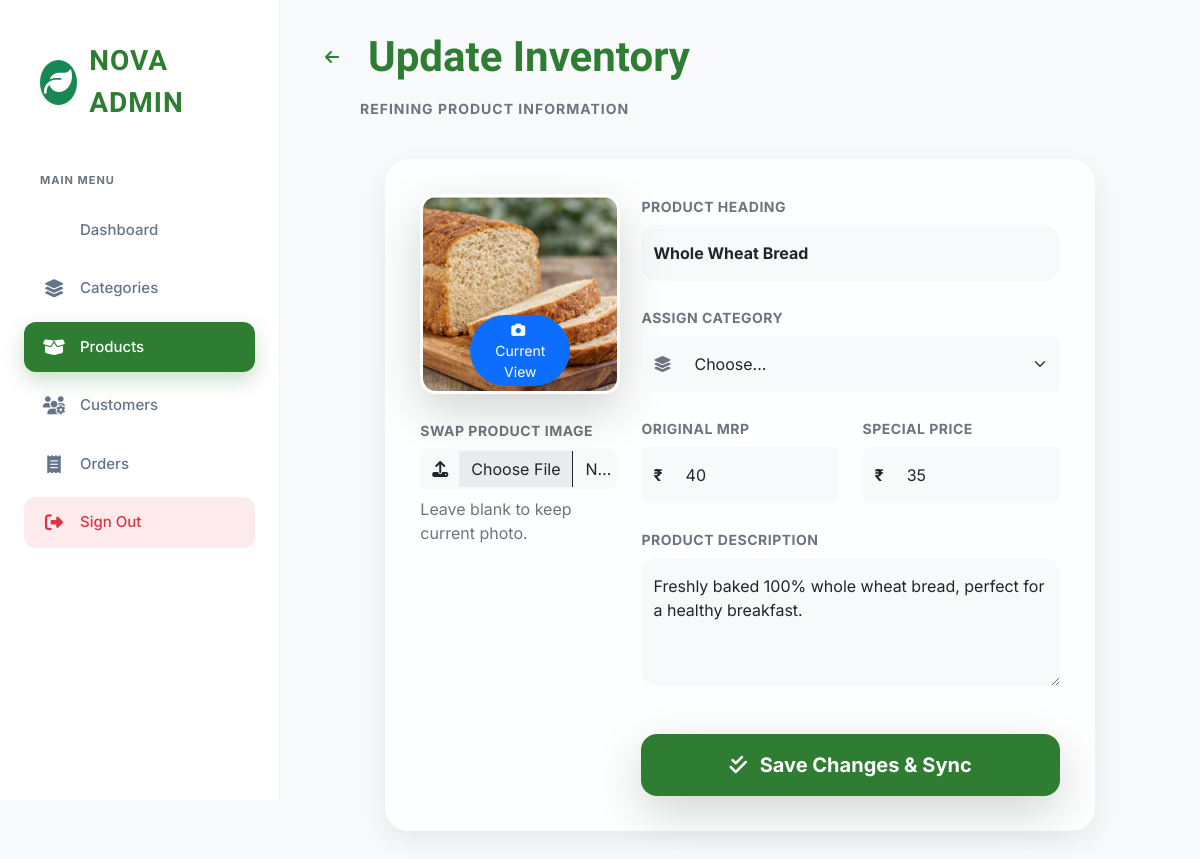
Page /proudp.php?uid=12 on the committed database.
### tables this page shows
CREATE TABLE `tblpro` (
  `productid` int(11) NOT NULL,
  `title` varchar(50) NOT NULL,
  `mrp` int(11) NOT NULL,
  `price` int(11) NOT NULL,
  `categoryid` int(11) DEFAULT NULL,
  `des` varchar(200) NOT NULL,
  `img` varchar(500) NOT NULL
);

### proudp.php (the view, shortened to what this page needs)
<?php include 'admintop.php'; ?>
<?php
$pid = $_GET['uid'];
$p_qry = mysqli_query($con, "SELECT * FROM tblpro WHERE productid='$pid'");
$pinfo = mysqli_fetch_array($p_qry);
?>
<div class="row mb-4">
    <div class="col-md-12">
        <div class="d-flex align-items-center gap-3 mb-3">
            <a href="products.php" class="btn btn-light rounded-circle p-2 d-flex align-items-center justify-content-center" style="width: 40px; height: 40px; color: var(--primary);">
                <i class="fa-solid fa-arrow-left"></i>
            </a>
            <h2 class="admin-title mb-0">Update Inventory</h2>
        </div>
        <p class="text-secondary small fw-bold text-uppercase ms-5" style="letter-spacing: 1px;">Refining product information</p>
    </div>
</div>
<div class="row justify-content-center">
    <div class="col-lg-10">
        <div class="admin-card border-0">
            <form method="post" enctype="multipart/form-data" class="row g-4">
                <div class="col-md-4 text-center">
                    <div class="position-relative d-inline-block">
                        <img src="images/<?php echo $pinfo['img']; ?>" class="rounded-4 shadow-lg border border-3 border-white" style="width: 200px; height: 200px; object-fit: cover;">
                        <div class="bg-primary text-white position-absolute bottom-0 start-50 translate-middle-x mb-2 px-3 py-1 rounded-pill small shadow-sm">
                            <i class="fa-solid fa-camera me-1"></i> Current View
                        </div>
                    </div>
                    <div class="mt-4 text-start">
                        <label class="form-label small fw-bold text-muted text-uppercase" style="letter-spacing: 0.5px;">Swap Product Image</label>
                        <div class="input-group">
                            <span class="input-group-text bg-light border-0 rounded-start-4"><i class="fa-solid fa-upload"></i></span>
                            <input type="file" name="fup" class="form-control bg-light border-0 py-2 rounded-end-4">
                        </div>
                        <p class="text-muted smaller mt-2">Leave blank to keep current photo.</p>
                    </div>
                </div>
                <div class="col-md-8">
                    <div class="row g-4">
                        <div class="col-12">
                            <label class="form-label small fw-bold text-muted text-uppercase" style="letter-spacing: 0.5px;">Product Heading</label>
                            <input type="text" name="txttitle" class="form-control bg-light border-0 py-3 rounded-4 fw-bold" value="<?php echo htmlspecialchars($pinfo['title']); ?>" required>
                        </div>
                        <div class="col-md-12">
                            <label class="form-label small fw-bold text-muted text-uppercase" style="letter-spacing: 0.5px;">Assign Category</label>
                            <div class="input-group">
                                <span class="input-group-text bg-light border-0 rounded-start-4"><i class="fa-solid fa-layer-group text-muted"></i></span>
                                <select name="txtcatid" class="form-select bg-light border-0 py-3 rounded-end-4" required>
                                    <option value="">Choose...</option>
                                </select>
                            </div>
                        </div>
                        <div class="col-md-6">
                            <label class="form-label small fw-bold text-muted text-uppercase" style="letter-spacing: 0.5px;">Original MRP</label>
                            <div class="input-group">
                                <span class="input-group-text bg-light border-0 rounded-start-4 fw-bold">₹</span>
                                <input type="number" name="txtmrp" class="form-control bg-light border-0 py-3 rounded-end-4" value="<?php echo $pinfo['mrp']; ?>" required min="0">
                            </div>
                        </div>
                        <div class="col-md-6">
                            <label class="form-label small fw-bold text-muted text-uppercase" style="letter-spacing: 0.5px;">Special Price</label>
                            <div class="input-group">
                                <span class="input-group-text bg-light border-0 rounded-start-4 fw-bold">₹</span>
                                <input type="number" name="txtprice" class="form-control bg-light border-0 py-3 rounded-end-4" value="<?php echo $pinfo['price']; ?>" required min="0">
                            </div>
                        </div>
                        <div class="col-12">
                            <label class="form-label small fw-bold text-muted text-uppercase" style="letter-spacing: 0.5px;">Product Description</label>
                            <textarea name="txtdes" class="form-control bg-light border-0 py-3 rounded-4" rows="4" required><?php echo htmlspecialchars($pinfo['des']); ?></textarea>
                        </div>
                    </div>
                    <div class="mt-5">
                        <button type="submit" name="btnupd" class="btn btn-success w-100 py-3 rounded-4 shadow-lg fs-5 fw-bold">
                            <i class="fa-solid fa-check-double me-2"></i> Save Changes & Sync
                        </button>
                    </div>
                </div>
            </form>
        </div>
    </div>
</div>
</div>
</body>
</html>

### admintop.php (style rules this page uses)
:root { --primary: #2e7d32; --primary-light: #4caf50; --primary-soft: #e8f5e9; --dark: #0f172a; --secondary: #64748b; --bg-body: #f8fafc; --glass-bg: rgba(255, 255, 255, 0.85); --sidebar-width: 280px; --transition: all 0.35s cubic-bezier(0.4, 0, 0.2, 1); --shadow-sm: 0 2px 4px rgba(0,0,0,0.05); --shadow-md: 0 4px 12px rgba(0,0,0,0.06); --shadow-lg: 0 10px 30px rgba(0,0,0,0.08); }
body { font-family: 'Inter', sans-serif; background-color: var(--bg-body); color: var(--dark); min-height: 100vh; overflow-x: hidden; }
.admin-card { background: var(--glass-bg); backdrop-filter: blur(10px); border: 1px solid rgba(255,255,255,0.7); border-radius: 24px; padding: 35px; box-shadow: var(--shadow-lg); }
.admin-title { font-family: 'Forum', serif; font-weight: 800; font-size: 42px; color: var(--primary); margin-bottom: 0.5rem; }
.btn-success { background: var(--primary); border: none; padding: 12px 28px; font-weight: 600; border-radius: 14px; box-shadow: 0 4px 15px rgba(46, 125, 50, 0.2); transition: var(--transition); }

### rows in the picture
tblpro: img (picture), txttitle "Whole Wheat Bread", txtmrp "40", txtprice "35", txtdes "Freshly baked 100% whole wheat bread, perfect for a healthy breakfast."
